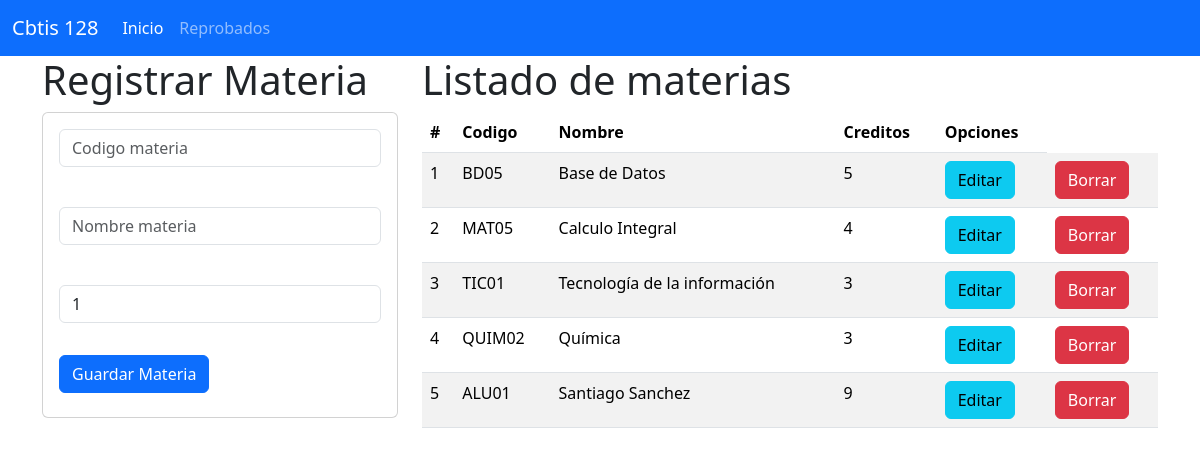
The page / on the database its author committed.
### materia_app/models.py (models this page shows, shortened)
class Materia(models.Model):
    codigo = models.CharField(primary_key=True, max_length=6)
    nombre = models.CharField(max_length=100)
    creditos = models.PositiveSmallIntegerField()

### materia_app/views.py (the view)
# urls.py: path('', views.inicio_vista, name='inicio_vista'),
def inicio_vista(request):
    lasmaterias=Materia.objects.all()
    return render(request, 'gestionarMateria.html',{'mismaterias':lasmaterias})

### materia_app/templates/gestionarMateria.html
{% extends "base.html" %}
{% block cuerpo %}
<div class="row">
    <div class="col-sm-12 col-md-4 col-lg-4 col-xl-4">
        <h1>Registrar Materia</h1>
        <div class="card">
  <div class="card-body">
    <form action="registrarMateria/" method="POST"> {% csrf_token %}
      <div class="form-group">
          <input type="text" id="txtcodigo" name="txtcodigo" class="form-control" placeholder="Codigo materia" minlength="1" maxlenght="6" required><br>
      </div>
      <div class="form-group py-3">
          <input type="text" id="txtnombre" name="txtnombre" class="form-control" placeholder="Nombre materia" maxlenght="100" required><br>
      </div>
      <div class="form-group">
          <input type="text" id="num" name="numcreditos" class="form-control" min="1" max="9" value="1" required><br>
      </div>
      <div class="form-group py-2">
        <button type="submit" class="btn btn-primary">Guardar Materia</button>
      </div>
    </form>
  </div>
</div>
    </div>
    <div class="col-sm-12 col-md-8 col-lg-8 col-xl-8">
        <h1>Listado de materias</h1>
    <table class="table table-striped">
        <thead>
          <tr>
            <th scope="col">#</th>
            <th scope="col">Codigo</th>
            <th scope="col">Nombre</th>
            <th scope="col">Creditos</th>
            <th> Opciones </th>
          </tr>
        </thead>
        <tbody>
          {% for m in mismaterias %}
          <tr>
            <td> {{forloop.counter}}</td>
            <td> {{m.codigo}}</td>
            <td> {{m.nombre}}</td>
            <td> {{m.creditos}}</td>
            <td> <a href="seleccionarMateria/{{m.codigo}}" class="btn btn-info"> Editar</a></td>
            <td> <a href="borrarMateria/{{m.codigo}}" class="btn btn-danger"> Borrar</a></td>
          </tr>
          {% endfor %}
        </tbody>
      </table>
    </div>
</div>
{% endblock %}

### materia_app/templates/base.html (shortened to what this page needs)
<!doctype html>
<html lang="en">
<head>
    <link href="https://cdn.jsdelivr.net/npm/bootstrap@5.3.3/dist/css/bootstrap.min.css" rel="stylesheet">
</head>
<body>
    <nav class="navbar navbar-expand-lg bg-primary" data-bs-theme="dark">
        <div class="container-fluid">
          <a class="navbar-brand" href="#">Cbtis 128</a>
          <div class="collapse navbar-collapse" id="navbarNavAltMarkup">
            <div class="navbar-nav">
              <a class="nav-link active" aria-current="page" href="#">Inicio</a>
              <a class="nav-link" href="#">Reprobados</a>
            </div>
          </div>
        </div>
      </nav>
    <div class="container">
    {% block cuerpo %}
    {% endblock %}
    </div>
</body>
</html>

### rows shown on the page
Materia: codigo "BD05", nombre "Base de Datos", creditos "5"
Materia: codigo "MAT05", nombre "Calculo Integral", creditos "4"
Materia: codigo "TIC01", nombre "Tecnología de la información", creditos "3"
Materia: codigo "QUIM02", nombre "Química", creditos "3"
Materia: codigo "ALU01", nombre "Santiago Sanchez", creditos "9"
